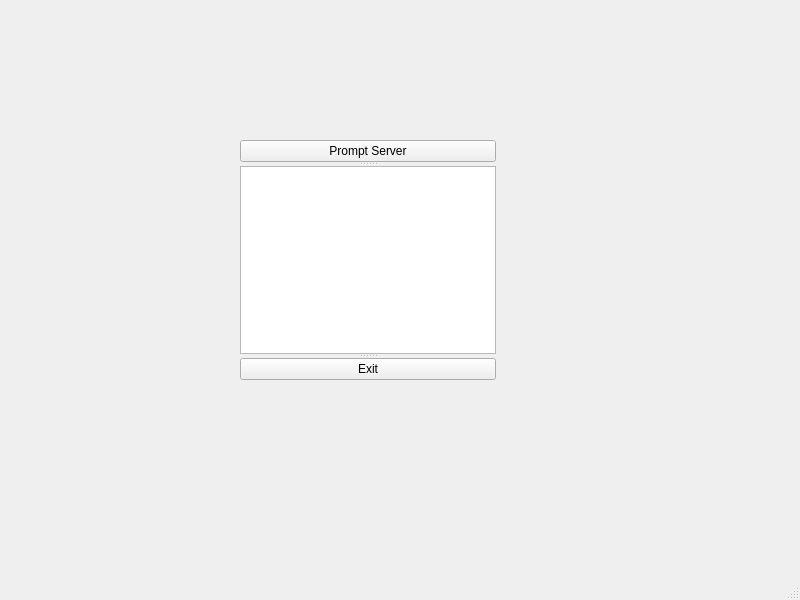
<?xml version="1.0" encoding="UTF-8"?>
<ui version="4.0">
 <class>MainWindow</class>
 <widget class="QMainWindow" name="MainWindow">
  <property name="geometry">
   <rect>
    <x>0</x>
    <y>0</y>
    <width>800</width>
    <height>600</height>
   </rect>
  </property>
  <property name="windowTitle">
   <string>MainWindow</string>
  </property>
  <widget class="QWidget" name="centralwidget">
   <widget class="QSplitter" name="splitter">
    <property name="geometry">
     <rect>
      <x>240</x>
      <y>140</y>
      <width>256</width>
      <height>240</height>
     </rect>
    </property>
    <property name="orientation">
     <enum>Qt::Vertical</enum>
    </property>
    <widget class="QPushButton" name="promptServer">
     <property name="text">
      <string>Prompt Server</string>
     </property>
    </widget>
    <widget class="QTextEdit" name="textEdit"/>
    <widget class="QPushButton" name="exitButton">
     <property name="text">
      <string>Exit</string>
     </property>
    </widget>
   </widget>
  </widget>
  <widget class="QMenuBar" name="menubar">
   <property name="geometry">
    <rect>
     <x>0</x>
     <y>0</y>
     <width>800</width>
     <height>22</height>
    </rect>
   </property>
  </widget>
  <widget class="QStatusBar" name="statusbar"/>
 </widget>
 <resources/>
 <connections/>
</ui>
